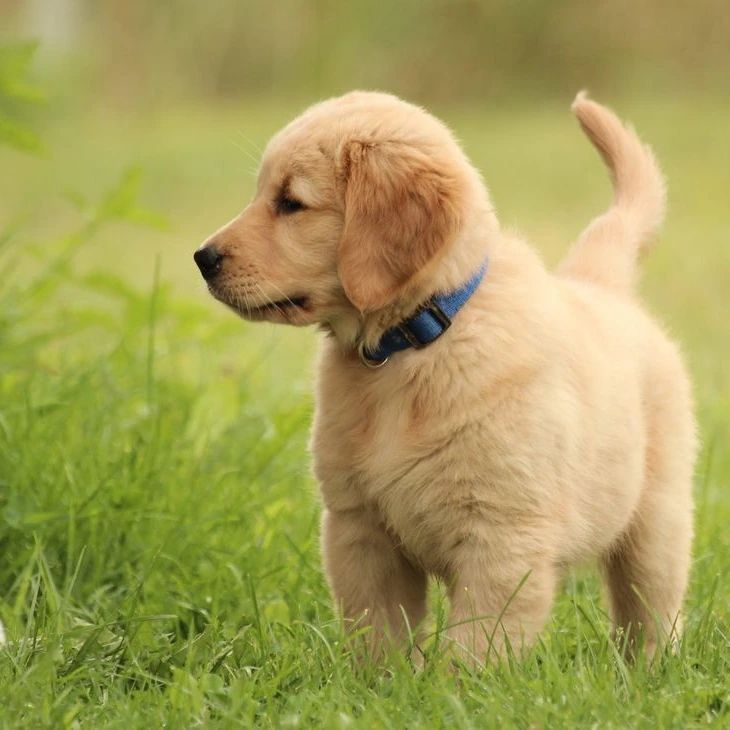
#> input picture input.jpg, 730 x 730 px
$ jupyter execute Tasks.ipynb
#> lines starting #> are read from the running program, lines starting #| are printed output that depends on the picture
[cell 1]
import cv2
import numpy as np
import matplotlib.pyplot as plt
import os

class ImageProcessor:
    def __init__(self, image_path, use_color=True):
        """Initialize with input image"""
        self.use_color = use_color
        self.original_image = self.load_image(image_path)
        print(f"Loaded image: {image_path}")
        print(f"Image shape: {self.original_image.shape}")
        print(f"Image type: {'Color (RGB)' if len(self.original_image.shape) == 3 else 'Grayscale'}")

    def load_image(self, image_path):
        """Load image in color or grayscale"""
#> called with image_path = 'input.jpg'
        if self.use_color:
            image = cv2.imread(image_path)
#> image is the input picture: shape (730, 730, 3); mean B, G, R 88.6, 158.2, 164.8
            if image is None:
                raise ValueError(f"Could not load image from {image_path}")
            # Convert BGR to RGB for proper display
            image = cv2.cvtColor(image, cv2.COLOR_BGR2RGB)
#| Image shape: (730, 730, 3)
#| Image type: Color (RGB)
        else:
            image = cv2.imread(image_path, cv2.IMREAD_GRAYSCALE)
            if image is None:
                raise ValueError(f"Could not load image from {image_path}")
        return image

    def save_image(self, image, filename):
        """Save image to results directory"""
        if not os.path.exists('results'):
            os.makedirs('results')

        if len(image.shape) == 3:  # Color image
            # Convert RGB back to BGR for saving
            image_bgr = cv2.cvtColor(image, cv2.COLOR_RGB2BGR)
            cv2.imwrite(f'results/{filename}', image_bgr)
        else:  # Grayscale image
            cv2.imwrite(f'results/{filename}', image)
        print(f"Saved: results/{filename}")

    # =============== TASK 1: INTENSITY LEVEL REDUCTION ===============
    def task1_intensity_reduction(self):
        """Task 1: Reduce intensity levels from 256 to powers of 2"""
        print("\n" + "="*60)
        print("TASK 1: INTENSITY LEVEL REDUCTION")
        print("="*60)

        # Powers of 2 to test: 2, 4, 8, 16, 32, 64, 128
        levels_list = [2, 4, 8, 16, 32, 64, 128]

        # Create subplot grid
        fig, axes = plt.subplots(2, 4, figsize=(16, 8))
        axes = axes.flatten()

        # Show original image
        if len(self.original_image.shape) == 3:
            axes[0].imshow(self.original_image)
            axes[0].set_title('Original (256 levels per channel)')
        else:
            axes[0].imshow(self.original_image, cmap='gray')
            axes[0].set_title('Original (256 levels)')
        axes[0].axis('off')

        # Process each intensity level
        for i, levels in enumerate(levels_list):
            reduced_image = self.intensity_level_reduction(self.original_image, levels)

            # Display
            if len(reduced_image.shape) == 3:
                axes[i+1].imshow(reduced_image)
                axes[i+1].set_title(f'{levels} levels per channel')
            else:
                axes[i+1].imshow(reduced_image, cmap='gray')
                axes[i+1].set_title(f'{levels} intensity levels')
            axes[i+1].axis('off')

            # Save image
            self.save_image(reduced_image, f'task1_intensity_{levels}_levels.png')

            print(f"✓ Reduced to {levels} intensity levels")
#> this loop made 7 passes
#> pass 1, in task1_intensity_reduction, `reduced_image = self.intensity_level_reduction(self.original_image, le..`:
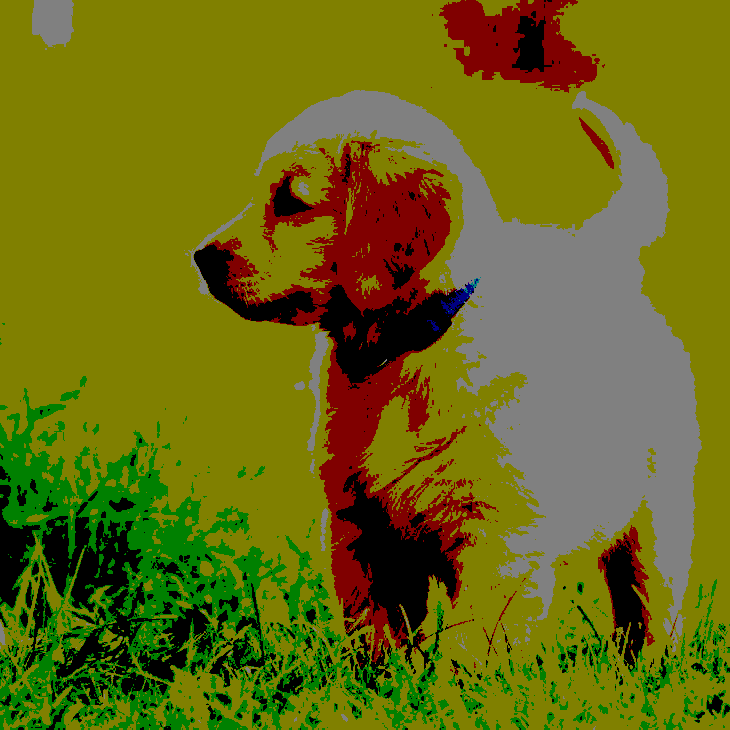
#> reduced_image: shape (730, 730, 3); mean R, G, B 105.2, 105.7, 20.2
#> pass 2, in task1_intensity_reduction, `reduced_image = self.intensity_level_reduction(self.original_image, le..`:
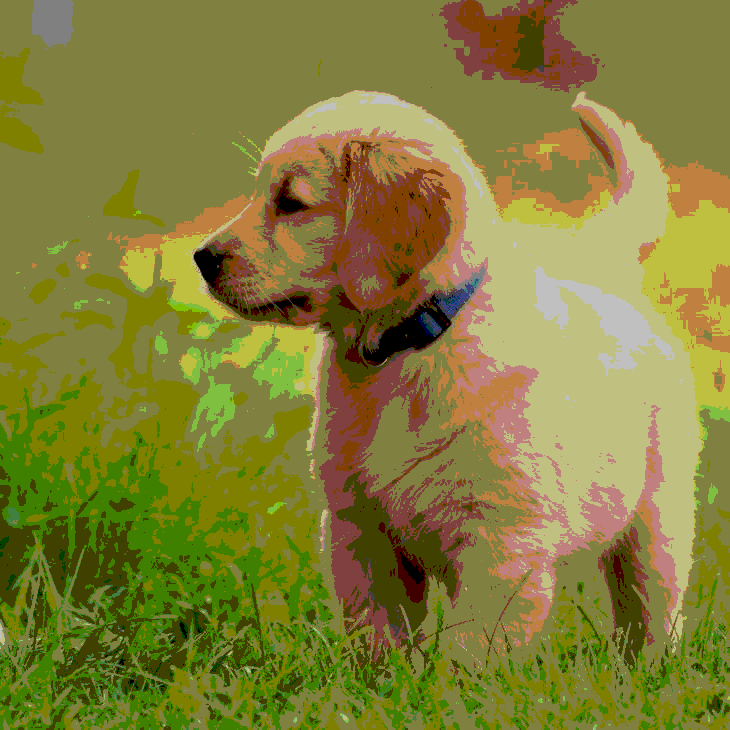
#> reduced_image: shape (730, 730, 3); mean R, G, B 131.3, 126.8, 55.5

        plt.suptitle('Task 1: Intensity Level Reduction', fontsize=16, fontweight='bold')
        plt.tight_layout()
        plt.show()
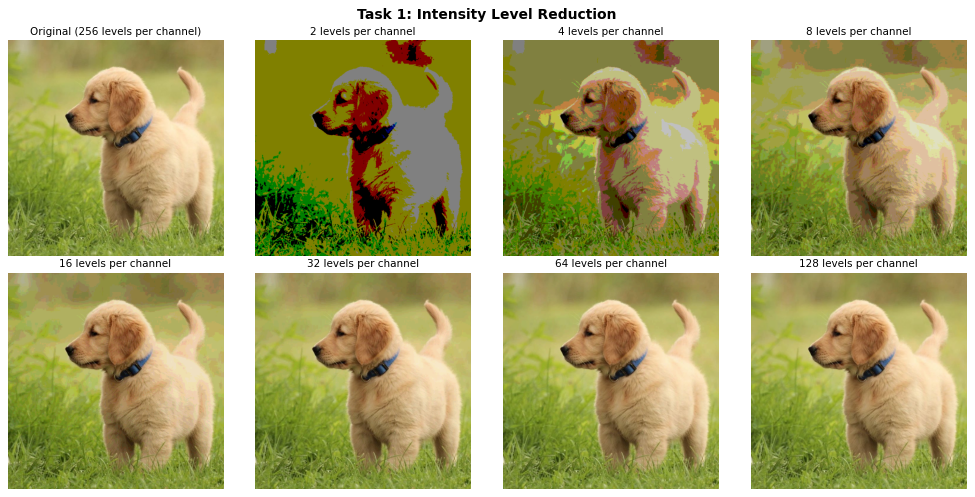
#> figure drawn by matplotlib, 8 panels

        # Save original for reference
        self.save_image(self.original_image, 'original_image.png')

    def intensity_level_reduction(self, image, num_levels):
        """Reduce intensity levels to specified power of 2"""
        # Validate power of 2
        if num_levels <= 0 or (num_levels & (num_levels - 1)) != 0:
            raise ValueError("Number of levels must be a positive power of 2")

        # Calculate quantization factor
        quantization_factor = 256 // num_levels

        # For color images, apply to each channel
        if len(image.shape) == 3:
            # Process each channel separately
            quantized_image = np.zeros_like(image)
            for channel in range(3):
                quantized_image[:, :, channel] = (image[:, :, channel] // quantization_factor) * quantization_factor
        else:
            # Grayscale processing
            quantized_image = (image // quantization_factor) * quantization_factor

        # Ensure values are in valid range
        quantized_image = np.clip(quantized_image, 0, 255).astype(np.uint8)

        return quantized_image

    # =============== TASK 2: SPATIAL AVERAGING ===============
    def task2_spatial_averaging(self):
        """Task 2: Spatial averaging with 3x3, 10x10, and 20x20 neighborhoods"""
        print("\n" + "="*60)
        print("TASK 2: SPATIAL AVERAGING")
        print("="*60)

        kernel_sizes = [3, 10, 20]

        # Create subplot grid
        fig, axes = plt.subplots(1, 4, figsize=(16, 4))

        # Show original image
        if len(self.original_image.shape) == 3:
            axes[0].imshow(self.original_image)
        else:
            axes[0].imshow(self.original_image, cmap='gray')
        axes[0].set_title('Original Image')
        axes[0].axis('off')

        # Process each kernel size
        for i, kernel_size in enumerate(kernel_sizes):
            averaged_image = self.spatial_averaging(self.original_image, kernel_size)

            # Display
            if len(averaged_image.shape) == 3:
                axes[i+1].imshow(averaged_image)
            else:
                axes[i+1].imshow(averaged_image, cmap='gray')
            axes[i+1].set_title(f'{kernel_size}×{kernel_size} Average')
            axes[i+1].axis('off')

            # Save image
            self.save_image(averaged_image, f'task2_spatial_avg_{kernel_size}x{kernel_size}.png')

            print(f"✓ Applied {kernel_size}×{kernel_size} spatial averaging")
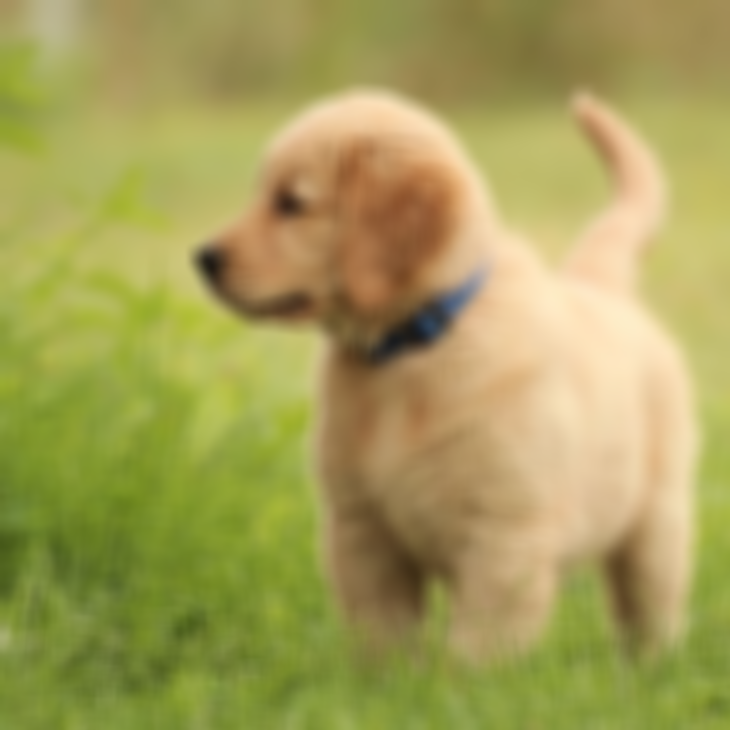
#> averaged_image: shape (730, 730, 3); mean R, G, B 164.8, 158.1, 88.6

        plt.suptitle('Task 2: Spatial Averaging', fontsize=16, fontweight='bold')
        plt.tight_layout()
        plt.show()

    def spatial_averaging(self, image, kernel_size):
        """Apply spatial averaging with specified kernel size"""
        # Create averaging kernel
        kernel = np.ones((kernel_size, kernel_size), np.float32) / (kernel_size * kernel_size)

        # For color images, apply to each channel
        if len(image.shape) == 3:
            averaged_image = np.zeros_like(image)
            for channel in range(3):
                averaged_image[:, :, channel] = cv2.filter2D(image[:, :, channel], -1, kernel)
        else:
            # Grayscale processing
            averaged_image = cv2.filter2D(image, -1, kernel)

        return averaged_image.astype(np.uint8)

    # =============== TASK 3: IMAGE ROTATION ===============
    def task3_image_rotation(self):
        """Task 3: Rotate image by 45 and 90 degrees"""
        print("\n" + "="*60)
        print("TASK 3: IMAGE ROTATION")
        print("="*60)

        angles = [45, 90]

        # Create subplot grid
        fig, axes = plt.subplots(1, 3, figsize=(15, 5))

        # Show original image
        if len(self.original_image.shape) == 3:
            axes[0].imshow(self.original_image)
        else:
            axes[0].imshow(self.original_image, cmap='gray')
        axes[0].set_title('Original Image')
        axes[0].axis('off')

        # Process each rotation angle
        for i, angle in enumerate(angles):
            rotated_image = self.rotate_image(self.original_image, angle)

            # Display
            if len(rotated_image.shape) == 3:
                axes[i+1].imshow(rotated_image)
            else:
                axes[i+1].imshow(rotated_image, cmap='gray')
            axes[i+1].set_title(f'Rotated {angle}°')
            axes[i+1].axis('off')

            # Save image
            self.save_image(rotated_image, f'task3_rotated_{angle}_degrees.png')

            print(f"✓ Rotated image by {angle} degrees")
#> this loop made 2 passes
#> pass 1, in rotate_image, `rotated_image = cv2.warpAffine(image, rotation_matrix, (new_width, new..`:
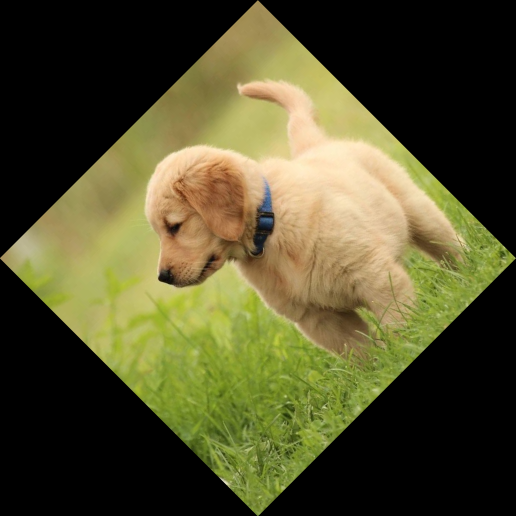
#> rotated_image: shape (1032, 1032, 3) (shown at 1/2 size); mean R, G, B 82.5, 79.1, 44.3
#> pass 2, in rotate_image (call 2), `rotated_image = cv2.warpAffine(image, rotation_matrix, (new_width, new..`:
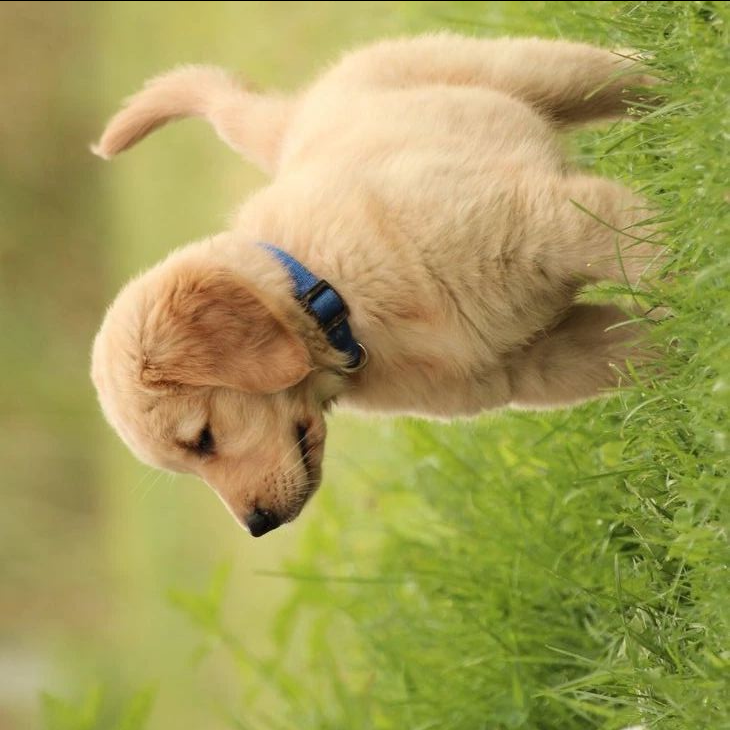
#> rotated_image: shape (730, 730, 3); mean R, G, B 164.6, 158, 88.5

        plt.suptitle('Task 3: Image Rotation', fontsize=16, fontweight='bold')
        plt.tight_layout()
        plt.show()

    def rotate_image(self, image, angle):
        """Rotate image by specified angle"""
        if len(image.shape) == 3:
            height, width, _ = image.shape
        else:
            height, width = image.shape

        center = (width // 2, height // 2)

        # Get rotation matrix
        rotation_matrix = cv2.getRotationMatrix2D(center, angle, 1.0)

        # Calculate new bounding dimensions to prevent cropping
        cos_angle = abs(rotation_matrix[0, 0])
        sin_angle = abs(rotation_matrix[0, 1])
        new_width = int((height * sin_angle) + (width * cos_angle))
        new_height = int((height * cos_angle) + (width * sin_angle))

        # Adjust rotation matrix for new center
        rotation_matrix[0, 2] += (new_width / 2) - center[0]
        rotation_matrix[1, 2] += (new_height / 2) - center[1]

        # Perform rotation
        rotated_image = cv2.warpAffine(image, rotation_matrix, (new_width, new_height))

        return rotated_image

    # =============== TASK 4: BLOCK AVERAGING ===============
    def task4_block_averaging(self):
        """Task 4: Block averaging with 3x3, 5x5, and 7x7 blocks"""
        print("\n" + "="*60)
        print("TASK 4: BLOCK AVERAGING (SPATIAL RESOLUTION REDUCTION)")
        print("="*60)

        block_sizes = [3, 5, 7]

        # Create subplot grid
        fig, axes = plt.subplots(1, 4, figsize=(16, 4))

        # Show original image
        if len(self.original_image.shape) == 3:
            axes[0].imshow(self.original_image)
        else:
            axes[0].imshow(self.original_image, cmap='gray')
        axes[0].set_title('Original Image')
        axes[0].axis('off')

        # Process each block size
        for i, block_size in enumerate(block_sizes):
            block_averaged_image = self.block_averaging(self.original_image, block_size)

            # Display
            if len(block_averaged_image.shape) == 3:
                axes[i+1].imshow(block_averaged_image)
            else:
                axes[i+1].imshow(block_averaged_image, cmap='gray')
            axes[i+1].set_title(f'{block_size}×{block_size} Blocks')
            axes[i+1].axis('off')

            # Save image
            self.save_image(block_averaged_image, f'task4_block_avg_{block_size}x{block_size}.png')

            print(f"✓ Applied {block_size}×{block_size} block averaging")

        plt.suptitle('Task 4: Block Averaging (Spatial Resolution Reduction)', fontsize=16, fontweight='bold')
        plt.tight_layout()
        plt.show()

    def block_averaging(self, image, block_size):
        """Replace non-overlapping blocks with their average value"""
        if len(image.shape) == 3:
            height, width, channels = image.shape
            result = image.copy().astype(np.float64)

            # Process non-overlapping blocks for each channel
            for i in range(0, height - block_size + 1, block_size):
                for j in range(0, width - block_size + 1, block_size):
                    # Extract block for all channels
                    block = image[i:i+block_size, j:j+block_size, :]

                    # Calculate average for each channel
                    for c in range(channels):
                        block_average = np.mean(block[:, :, c])
                        result[i:i+block_size, j:j+block_size, c] = block_average
        else:
            height, width = image.shape
            result = image.copy().astype(np.float64)

            # Process non-overlapping blocks
            for i in range(0, height - block_size + 1, block_size):
                for j in range(0, width - block_size + 1, block_size):
                    # Extract block
                    block = image[i:i+block_size, j:j+block_size]

                    # Calculate average
                    block_average = np.mean(block)

                    # Replace all pixels in block with average
                    result[i:i+block_size, j:j+block_size] = block_average

        return result.astype(np.uint8)

    def run_all_tasks(self):
        """Execute all tasks in order"""
        print("STARTING IMAGE PROCESSING TASKS")
        print(f"Processing in {'COLOR' if self.use_color else 'GRAYSCALE'} mode")
        print("="*60)

        # Task 1: Intensity Level Reduction
        self.task1_intensity_reduction()

        # Task 2: Spatial Averaging
        self.task2_spatial_averaging()

        # Task 3: Image Rotation
        self.task3_image_rotation()

        # Task 4: Block Averaging
        self.task4_block_averaging()

        print("\n" + "="*60)
        print("ALL TASKS COMPLETED!")
        print("Results saved in 'results/' directory")
        print("="*60)

# =============== MAIN EXECUTION ===============
def main():
    """Main function - Replace 'your_image.jpg' with your actual image path"""

    # IMPORTANT: Replace this with your actual image path
    IMAGE_PATH = "input.jpg"

    # Choose processing mode
    USE_COLOR = True  # Set to False for grayscale processing

    try:
        # Initialize processor with your image
        processor = ImageProcessor(IMAGE_PATH, use_color=USE_COLOR)

        # Run all tasks in sequence
        processor.run_all_tasks()

    except Exception as e:
        print(f"Error: {e}")
        print("\nMake sure to:")
        print("1. Replace 'your_image.jpg' with your actual image path")
        print("2. Ensure the image file exists")
        print("3. Check that the image format is supported (jpg, png, bmp, etc.)")

# =============== PROCESSING MODE FUNCTIONS ===============
def process_color_image(image_path):
    """Process image in color mode"""
    processor = ImageProcessor(image_path, use_color=True)
    processor.run_all_tasks()

def process_grayscale_image(image_path):
    """Process image in grayscale mode"""
    processor = ImageProcessor(image_path, use_color=False)
    processor.run_all_tasks()

if __name__ == "__main__":
    main()
